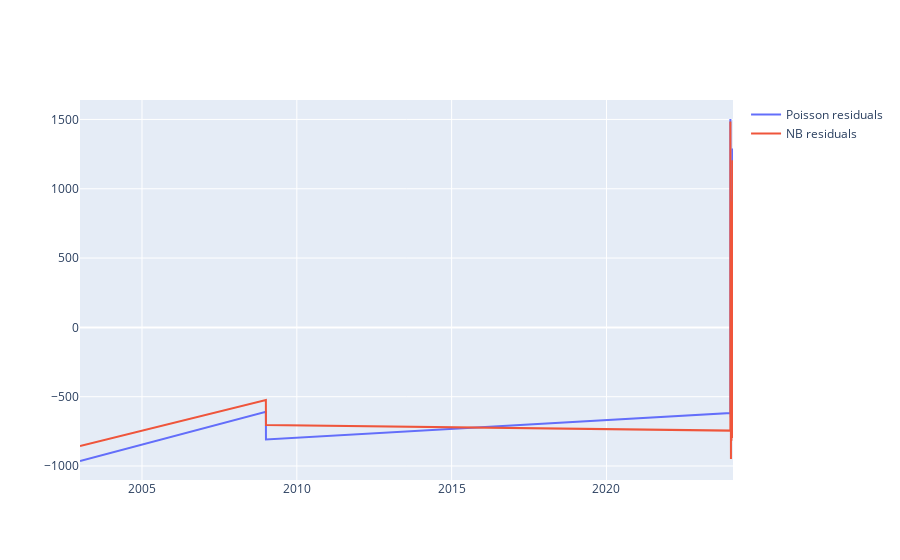

Write notebook code for a chart like this one.
### Code cell
fig = go.Figure()
fig.add_trace(go.Scatter(x=poisson_fit.residuals.index, y=poisson_fit.residuals.values, name="Poisson residuals"))
fig.add_trace(go.Scatter(x=nb_fit.residuals.index, y=nb_fit.residuals.values, name="NB residuals"))
fig.show()

### Figure 1 — Plotly figure (JSON) as saved in the notebook; plotly's stock layout.template omitted (floating-point values rounded to 4 significant figures; data arrays with more than 128 entries replaced by an {"elided": "..."} marker saying what was removed)
{"data": [{"name": "Poisson residuals", "type": "scatter", "x": {"elided": "2983 str values"}, "y": {"elided": "2983 float values"}}, {"name": "NB residuals", "type": "scatter", "x": {"elided": "2983 str values"}, "y": {"elided": "2983 float values"}}], "layout": {}}
